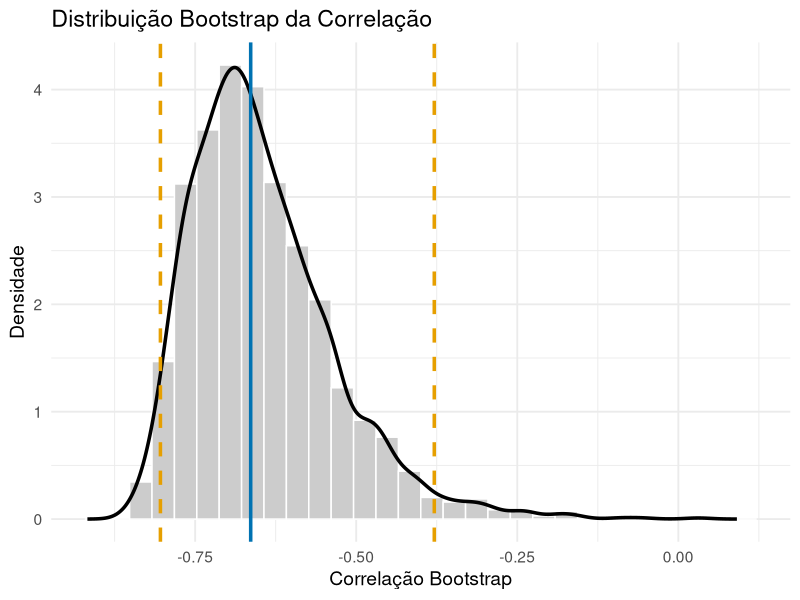

Generate this figure with R:
## ---- chunk 1
data("mtcars")
x <- mtcars$mpg
head(x)
length(x)
## ---- chunk 2
set.seed(123)

x <- mtcars$mpg
n <- length(x)
B <- 1000   

med_boot <- numeric(B)
q1_boot  <- numeric(B)
q3_boot  <- numeric(B)

for (i in 1:B) {
  reamostra <- sample(x, size = n, replace = TRUE)
  med_boot[i] <- median(reamostra)
  q1_boot[i]  <- quantile(reamostra, 0.25)
  q3_boot[i]  <- quantile(reamostra, 0.75)
}

# Intervalos de confiança (percentis)
IC_med    <- quantile(med_boot, c(0.025, 0.975))
IC_q1     <- quantile(q1_boot,  c(0.025, 0.975))
IC_q3     <- quantile(q3_boot,  c(0.025, 0.975))

IC_med
IC_q1
IC_q3

## ---- chunk 3
set.seed(666)

data(swiss)
X <- swiss$Education
Y <- swiss$Fertility

n <- length(X)
B <- 2000  # bootstrap

T_boot <- numeric(B)

for (b in 1:B) {
  idx <- sample(1:n, size = n, replace = TRUE)  
  Xb  <- X[idx]
  Yb  <- Y[idx]
  T_boot[b] <- cor(Xb, Yb)
}

# Intervalo de confiança bootstrap
IC_cor <- quantile(T_boot, c(0.025, 0.975))
IC_cor

## ---- chunk 4
library(ggplot2)

# correlação observada
T_obs <- cor(X, Y)

df_boot <- data.frame(T_boot = T_boot)

dens <- density(T_boot)

ggplot(df_boot, aes(x = T_boot)) +
  geom_histogram(aes(y = ..density..),
                 bins = 30,
                 fill = "grey80",
                 color = "white") +
  geom_line(data = data.frame(x = dens$x, y = dens$y),
            aes(x = x, y = y),
            linewidth = 1.2) +
  geom_vline(xintercept = IC_cor[1],
             color = "#E69F00", linewidth = 1.2, linetype = "dashed") +
  geom_vline(xintercept = IC_cor[2],
             color = "#E69F00", linewidth = 1.2, linetype = "dashed") +
  geom_vline(xintercept = T_obs,
             color = "#0072B2", linewidth = 1.2) +
  labs(
    title = "Distribuição Bootstrap da Correlação",
    x = "Correlação Bootstrap",
    y = "Densidade"
  ) +
  theme_minimal(base_size = 14)
